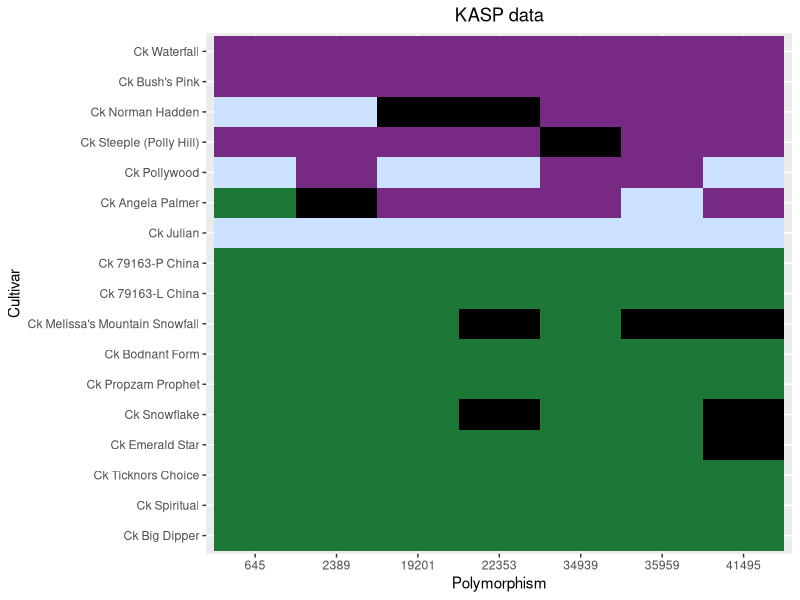
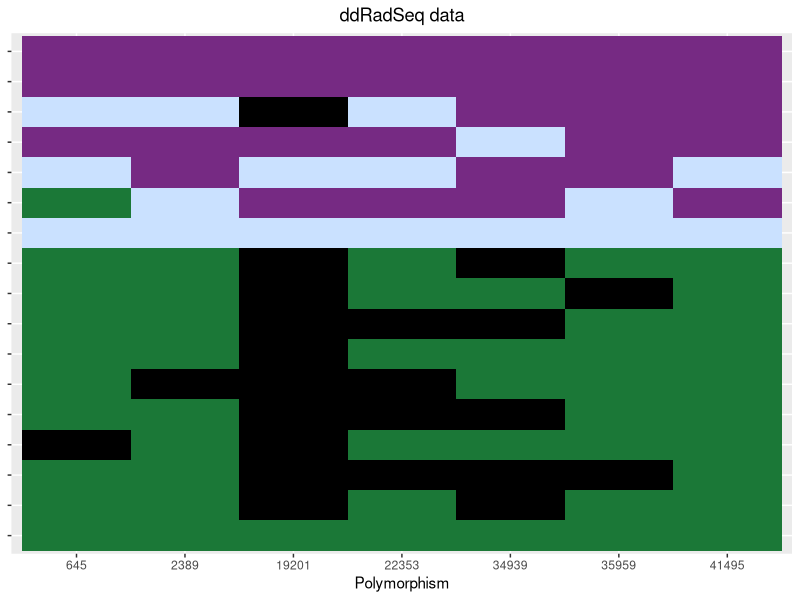
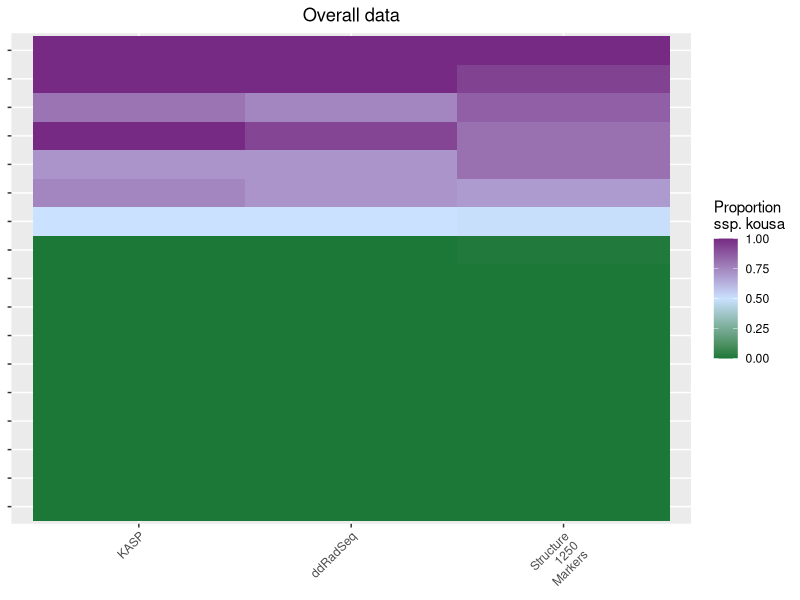
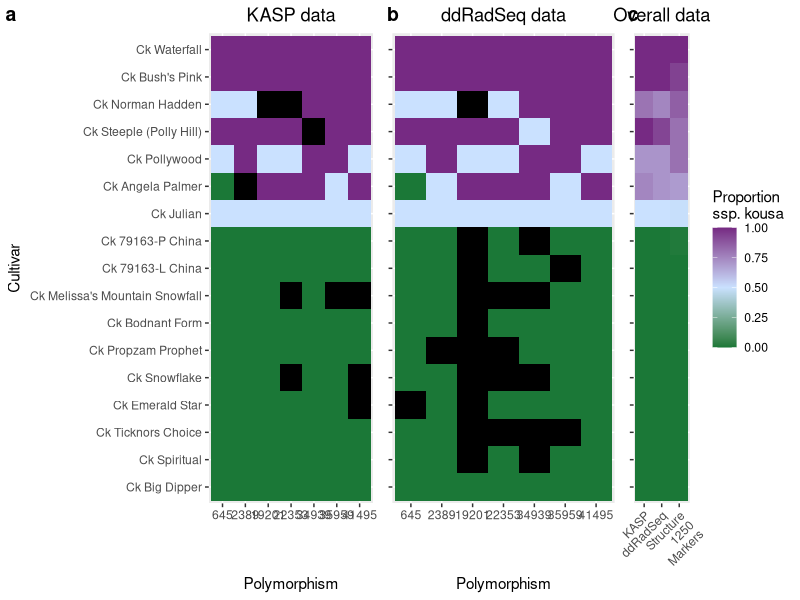
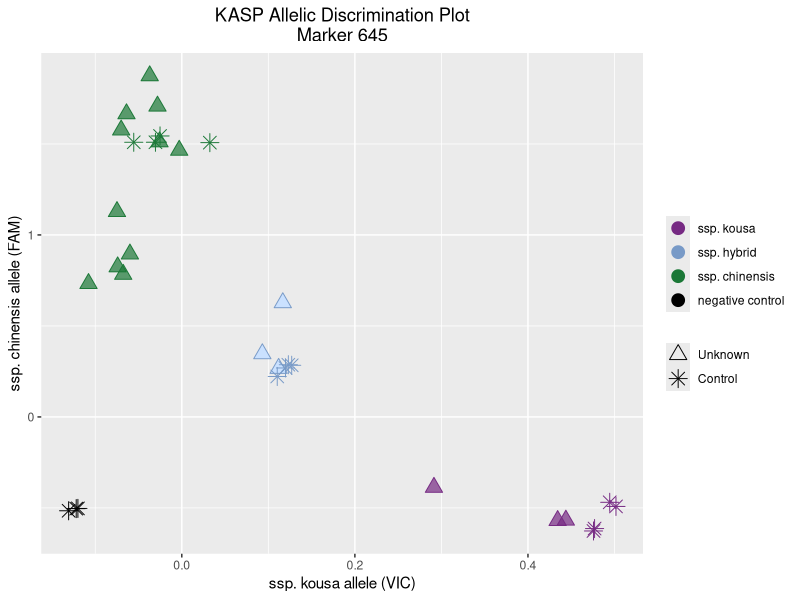
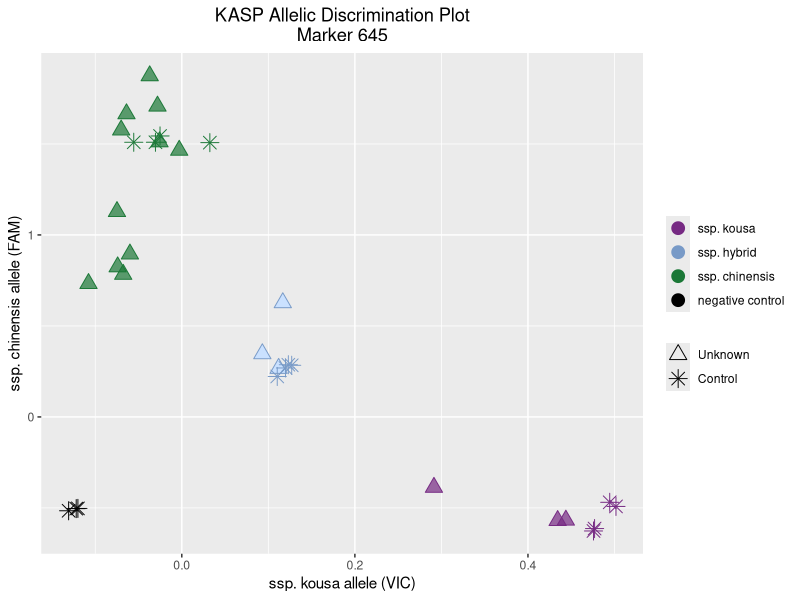

Generate these figures, in order, with R:
# R script for producing KASP result graphic
# setwd("C:/Users/pfarr/Documents/Dogwood research/KASP/R")
setwd("C:/Users/ERIN.MOREAU/Documents/Dogwood/DogwoodDiversity/KASP")

library(RColorBrewer)
library(ggplot2)

### KASP graphic
 
KASP.raw=(read.table("KASP data for R.txt", header=TRUE))
KASP.matrix <- as.matrix(KASP.raw)
#sort by overall
#KASP.matrix.reordered <-KASP.matrix[order(KASP.matrix[,8],decreasing=FALSE),]
#KASP.matrix.reordered
#Remove "X" from the beginning of column names
for ( col in 1:ncol(KASP.matrix)){colnames(KASP.matrix)[col] <- sub("X","", colnames(KASP.matrix)[col])}
KASP.matrix
library(reshape2)
KASP.matrix.2<-melt(KASP.matrix)
KASPplot<-ggplot(KASP.matrix.2, aes(as.factor(Var2), Var1, fill= value)) + 
  geom_tile() +
  ggtitle("KASP data")+
  theme(plot.title = element_text(hjust = 0.5), legend.position = "none")+
  #scale_fill_gradient(low="red",high="green",middle="yellow", na.value="black")
  scale_fill_gradient2(low = "#1B7837", mid = "lightsteelblue1", high = "#762A83", midpoint = 0.5, na.value = "black")+
  ylab("Cultivar")+
  xlab("Polymorphism")
KASPplot

#now do ddRadSeq data
ddRadSeq.raw=(read.table("ddRadSeq data for R.txt", header=TRUE))
ddRadSeq.matrix <- as.matrix(ddRadSeq.raw)
#sort by overall
#ddRadSeq.matrix.reordered <-ddRadSeq.matrix[order(ddRadSeq.matrix[,8],decreasing=FALSE),]
#ddRadSeq.matrix.reordered
#Remove "X" from the beginning of column names
for ( col in 1:ncol(ddRadSeq.matrix)){colnames(ddRadSeq.matrix)[col] <- sub("X","", colnames(ddRadSeq.matrix)[col])}
ddRadSeq.matrix
library(reshape2)
ddRadSeq.matrix.2<-melt(ddRadSeq.matrix)
ddRadSeqplot<-ggplot(ddRadSeq.matrix.2, aes(as.factor(Var2), Var1, fill= value)) + 
  geom_tile() +
  ggtitle("ddRadSeq data")+
  theme(plot.title = element_text(hjust = 0.5), axis.title.y = element_blank(), axis.text.y = element_blank(), legend.position = "none")+
  #scale_fill_gradient(low="red",high="green",middle="yellow", na.value="black")
  scale_fill_gradient2(low = "#1B7837", mid = "lightsteelblue1", high = "#762A83", midpoint = 0.5, na.value = "black")+
  ylab("Cultivar")+
  xlab("Polymorphism")
ddRadSeqplot

#now do overall data
color1=rgb(.2, .6, .4, 1)
overall.raw=(read.table("Overall data for R.txt", header=TRUE))
overall.matrix <- as.matrix(overall.raw)
#Remove "X" from the beginning of column names
library(reshape2)
overall.matrix.2<-melt(overall.matrix)
overallplot<-ggplot(overall.matrix.2, aes(Var2, Var1, fill= value)) + 
  geom_tile() +
  ggtitle("Overall data")+
  labs(fill = "Proportion
ssp. kousa")+
  theme(plot.title = element_text(hjust = 0.5), axis.text.x=element_text(angle=45, hjust=1),
        axis.title.y = element_blank(), axis.text.y = element_blank(), axis.title.x = element_blank())+
  scale_x_discrete(labels = c("KASP", "ddRadSeq", "Structure\n1250\nMarkers"))+
  scale_fill_gradient2(low = "#1B7837", mid = "lightsteelblue1", high = "#762A83", midpoint = 0.5, na.value = "black")+
  #scale_fill_gradientn(colors = c(muted(rgb(.2, .6, .4, 1)),"lightsteelblue1","lightsteelblue1","lightsteelblue1", muted(rgb(.6, 0, .8, 1))), values= scales::rescale(c(0, 0.25, 0.5, 0.75, 1)))+
  ylab("Cultivar")
overallplot

#put the two plots together
library(ggpubr)
arrangedplots <-ggarrange(KASPplot, ddRadSeqplot, overallplot,
                          labels = c("a", "b", "c"),
                          nrow = 1,
                          align= "h",
                          widths = c(1.5, 0.95, 0.70))
arrangedplots
ggexport(arrangedplots, filename="arranged heatmap for KASP.tiff", width=6800, height=2700, res=600)

########## create scatterplot of KASP results for powerpoint presentation (recreating the plot from stepone in ggplot with better colors and legend)##########################
library(ggplot2)
Kasp645 <- read.csv("KASP 645 data for R.csv")
###for some reason, there are extra empty lines after the data if the csv file is resaved, must be deleted before plotting
ggplot(data=Kasp645, aes(x=Allele1, y=Allele2, color=Call, fill=Call, shape=Status))+
  geom_point(size=4)+
  guides(color = guide_legend(reverse=TRUE), shape=guide_legend(reverse=TRUE), fill="none")+
  scale_fill_manual(values=c(rgb(0, 0, 0, 0.5), "#1B7837B3", "lightsteelblue1", "#762A83B3"))+
  scale_color_manual(values=c("black", "#1B7837",  '#789ac7', "#762A83"))+
  scale_shape_manual(values=c(8,24))+
  theme(legend.title=element_blank(),
        plot.title = element_text(hjust = 0.5)) + #centers title
  ggtitle("KASP Allelic Discrimination Plot\nMarker 645") +
  xlab("ssp. kousa allele (VIC)") +
  ylab("ssp. chinensis allele (FAM)")
ggsave("KASP allelic discrimination plot 645.tiff", width=15, height=12, units="cm", dpi=300)
